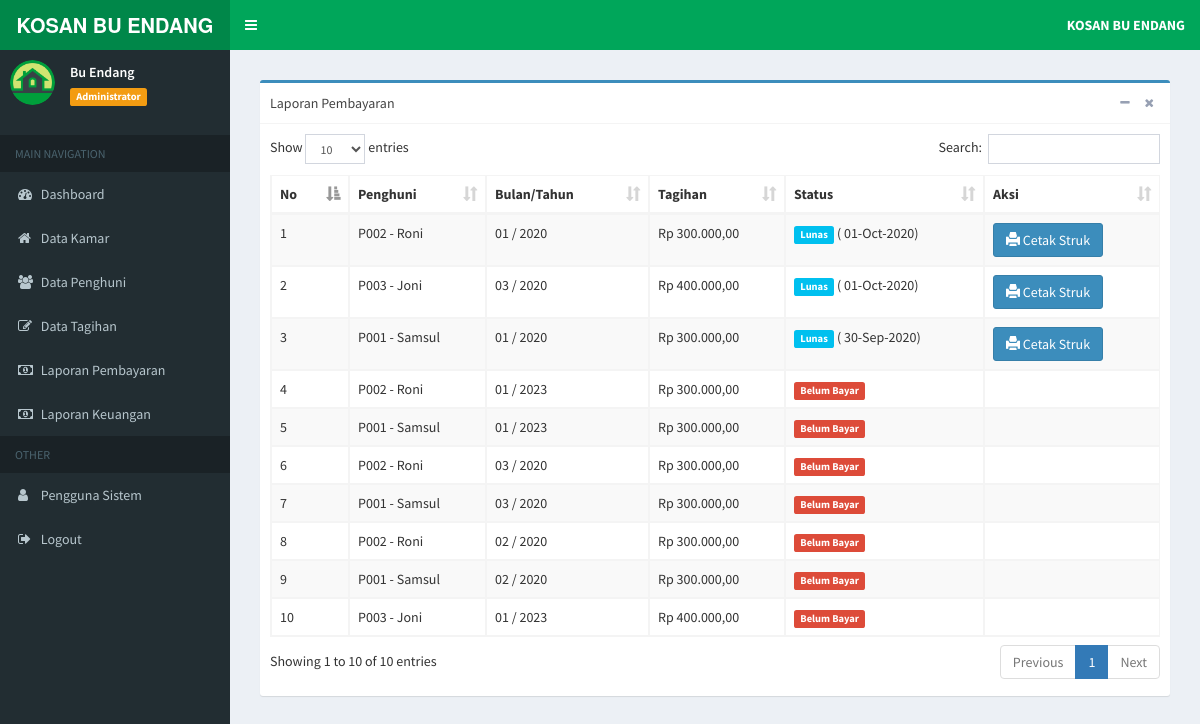
Page /index.php?page=tagihan (signed in) on the committed database.
### tables this page shows
CREATE TABLE `tb_tagihan` (
  `id_tagihan` int(11) NOT NULL,
  `bulan` varchar(3) NOT NULL,
  `tahun` year(4) NOT NULL,
  `id_penghuni` varchar(6) NOT NULL,
  `tagihan` int(11) NOT NULL,
  `status` enum('BL','LS') NOT NULL,
  `tgl_bayar` date NOT NULL
);

CREATE TABLE `tb_penghuni` (
  `id_penghuni` varchar(6) NOT NULL,
  `nama` varchar(20) NOT NULL,
  `alamat` text NOT NULL,
  `no_hp` varchar(15) NOT NULL,
  `tgl_reg` date NOT NULL,
  `password` varchar(15) NOT NULL,
  `level` varchar(5) NOT NULL DEFAULT 'PHN',
  `id_kamar` varchar(6) NOT NULL
);

### inc/rupiah.php (called while the page is built)
<?php
function rupiah($angka){
	$hasil_rupiah = "Rp " . number_format($angka,2,',','.');
	return $hasil_rupiah;
}

### admin/tagihan/tagihan.php (the view)
<section class="content">
	<div class="box box-primary">
		<div class="box-header with-border">
			Laporan Pembayaran
			<div class="box-tools pull-right">
				<button type="button" class="btn btn-box-tool" data-widget="collapse">
					<i class="fa fa-minus"></i>
				</button>
				<button type="button" class="btn btn-box-tool" data-widget="remove">
					<i class="fa fa-remove"></i>
				</button>
			</div>
		</div>
		<div class="box-body">
			<div class="table-responsive">
				<table id="example1" class="table table-bordered table-striped">
					<thead>
						<tr>
							<th>No</th>
							<th>Penghuni</th>
							<th>Bulan/Tahun</th>
							<th>Tagihan</th>
							<th>Status</th>
							<th>Aksi</th>
						</tr>
					</thead>
					<tbody>
						<?php
                  $no = 1;
                  $sql = $koneksi->query("SELECT p.id_penghuni, p.nama, p.no_hp, t.id_tagihan, t.tagihan, t.status, t.tgl_bayar, t.bulan, t.tahun
				  from tb_penghuni p inner join tb_tagihan t on p.id_penghuni=t.id_penghuni
				  order by tgl_bayar desc");
                  while ($data= $sql->fetch_assoc()) {
                ?>
						<tr>
							<td>
								<?php echo $no++; ?>
							</td>
							<td>
								<?php echo $data['id_penghuni']; ?>
								-
								<?php echo $data['nama']; ?>
							</td>
							<td>
								<?php echo $data['bulan']; ?>
								/
								<?php echo $data['tahun']; ?>
							</td>
							<td>
								<?php echo rupiah($data['tagihan']); ?>
							</td>
							<td>
								<?php $stt = $data['status']  ?>
								<?php if($stt == 'BL'){ ?>
								<span class="label label-danger">Belum Bayar</span>
								<?php }elseif($stt == 'LS'){ ?>
								<span class="label label-info">Lunas</span>
								(
								<?php  $tgl = $data['tgl_bayar']; echo date("d-M-Y", strtotime($tgl))?>)
							</td>
							<?php } ?>
							<td>
							    <?php $stt = $data['status'] ?>
								<?php if($stt == 'BL'){ ?>
								<?php }elseif($stt == 'LS'){ ?>
								<a href="./report/cetak_struk.php?id_tagihan=<?php echo $data['id_tagihan']; ?>"
								 target=" _blank" title="Cetak Struk" class="btn btn-primary">
									<i class="glyphicon glyphicon-print"></i> Cetak Struk</a>
							</td>
							<?php } ?>
						</tr>
						<?php
						}
						?>
					</tbody>
				</table>
			</div>
		</div>
	</div>
</section>

### rows in the picture
tb_tagihan: id_penghuni.id_penghuni "P002", id_penghuni.nama "Roni", bulan "01", tahun "2020", tagihan "Rp 300.000,00", tgl_bayar "01-Oct-2020"
tb_tagihan: id_penghuni.id_penghuni "P003", id_penghuni.nama "Joni", bulan "03", tahun "2020", tagihan "Rp 400.000,00", tgl_bayar "01-Oct-2020"
tb_tagihan: id_penghuni.id_penghuni "P001", id_penghuni.nama "Samsul", bulan "01", tahun "2020", tagihan "Rp 300.000,00", tgl_bayar "30-Sep-2020"
tb_tagihan: id_penghuni.id_penghuni "P002", id_penghuni.nama "Roni", bulan "01", tahun "2023", tagihan "Rp 300.000,00", status "Belum Bayar"
tb_tagihan: id_penghuni.id_penghuni "P001", id_penghuni.nama "Samsul", bulan "01", tahun "2023", tagihan "Rp 300.000,00", status "Belum Bayar"
tb_tagihan: id_penghuni.id_penghuni "P002", id_penghuni.nama "Roni", bulan "03", tahun "2020", tagihan "Rp 300.000,00", status "Belum Bayar"
tb_tagihan: id_penghuni.id_penghuni "P001", id_penghuni.nama "Samsul", bulan "03", tahun "2020", tagihan "Rp 300.000,00", status "Belum Bayar"
tb_tagihan: id_penghuni.id_penghuni "P002", id_penghuni.nama "Roni", bulan "02", tahun "2020", tagihan "Rp 300.000,00", status "Belum Bayar"
tb_tagihan: id_penghuni.id_penghuni "P001", id_penghuni.nama "Samsul", bulan "02", tahun "2020", tagihan "Rp 300.000,00", status "Belum Bayar"
tb_tagihan: id_penghuni.id_penghuni "P003", id_penghuni.nama "Joni", bulan "01", tahun "2023", tagihan "Rp 400.000,00", status "Belum Bayar"

### other values in the picture
$data_nama "Bu Endang"
$data_level "Administrator"
